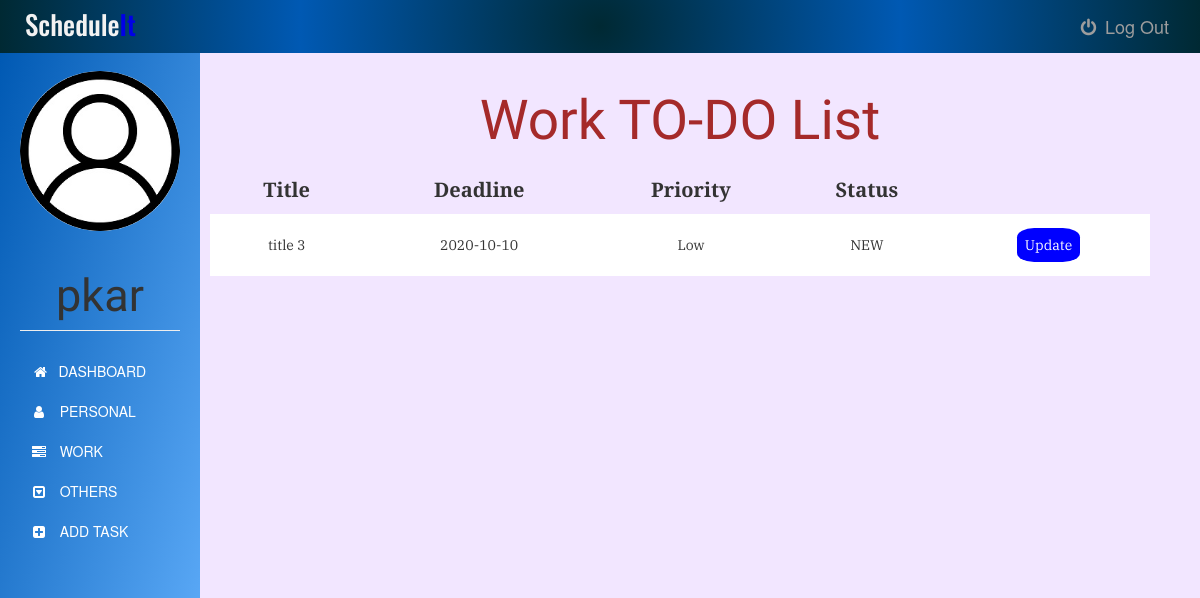
Before: /worktask (signed in) with the older database file.
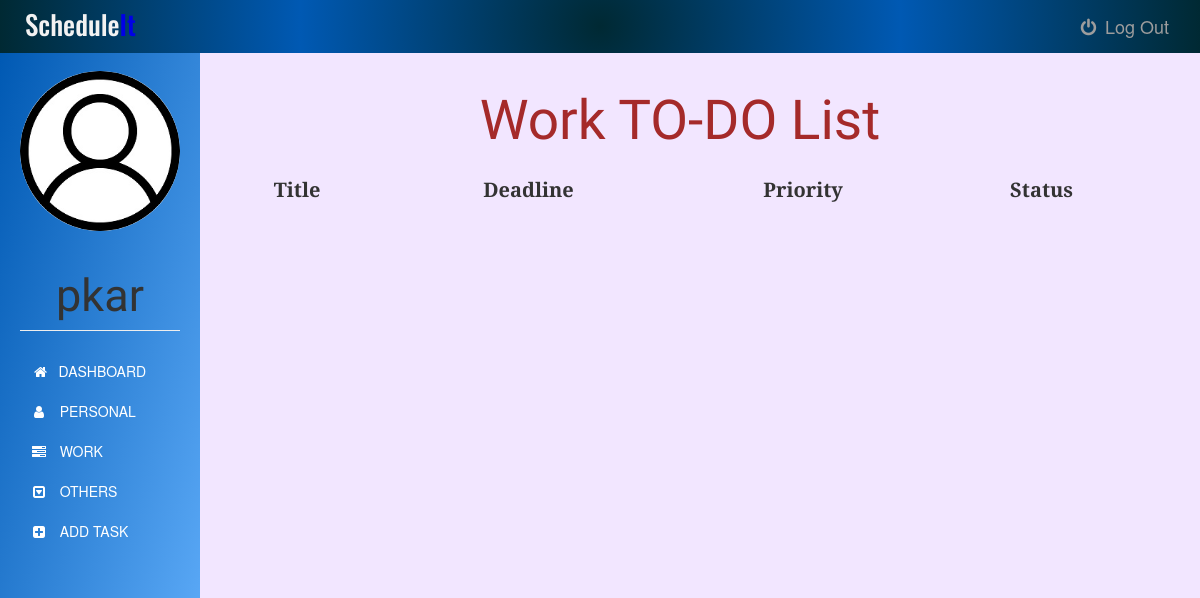
After: the same page with the newer database file.
### app.py (models this page shows)
class Task(db.Model):
    id = db.Column(db.Integer, primary_key=True)
    title = db.Column(db.Text, nullable=False)
    date = db.Column(db.Date, nullable=False)
    content = db.Column(db.Text, nullable=False)
    WorkType = db.Column(db.Text, nullable=False)
    priority = db.Column(db.Text)
    status = db.Column(db.Text, nullable=False, default='NEW')
    user_id = db.Column(db.Integer, db.ForeignKey('user.id'), nullable=False)

### app.py (the view)
@app.route('/worktask', methods=['GET', 'POST'])
@login_required
def worktask():
    tasks = Task.query.filter_by(user_id=current_user.id)
    return render_template('work.html', tasks=tasks ,name=current_user.username, tdate=date.today())

### app.py (called while the page is built)
@login_manager.user_loader
def load_user(user_id):
    return User.query.get(int(user_id))

### templates/work.html (shortened to what the changed rows need)
{% extends "bootstrap/base.html" %}
{% block styles %}
{{super()}}
<link rel="stylesheet" href="{{url_for('.static', filename='personal.css')}}">
<link rel="stylesheet" href="https://maxcdn.bootstrapcdn.com/font-awesome/4.7.0/css/font-awesome.min.css">
{% endblock %}
{% block content %}
    <div class="container-fluid">
      <div class="row">
        <nav class=" sidebar">
          <div class="image img-cir img-120">
            <center>
              <h1 class="page-header">{{ name }}</h1>
            </center>
          </div>
        </nav>
        <div class="col-sm-9 col-sm-offset-3 col-md-10 col-md-offset-2 main">
          	<center><h1>Work TO-DO List</h1></center>
            <div>
            	<table>
                <thead>
                  <tr>
                    <th>Title</th>
                    <th>Deadline</th>
                    <th>Priority</th>
                    <th>Status</th>
                  </tr>
                </thead>
            		<tbody>
              		{% for task in tasks %}
              			{% if task.WorkType == "Work"%}
              				<tr>
    		          			<td>{{task.title}}</td>
    		          			<td>{{task.date}}</td>
    		          			<td>{{task.priority}}</td>
                        {% if tdate > task.date and (task.status !="CANCELLED" or task.status !="COMPLETED") %}
                          <td class="status">NOT COMPLETED</td>
                        {% else %}
                          <td class="status">{{task.status}}</td>
                        {% endif %}
                        {% if (task.status == "NEW" or task.status == "IN PROGRESS" or task.status == "NOT STARTED") and tdate <= task.date %}
                          <td><a href="{{ url_for('update_task', task_id=task.id) }}">Update</a></td>
                        {% else %}
                          <td><a class="arcup" href="{{ url_for('update_task', task_id=task.id) }}">Update</a></td>
                        {% endif %}
    		          		</tr>
                      <tr class="spacer">
    		          	{% endif %}
    		        {% endfor %}
              </tbody>
            	</table>
            </div>
        </div>
      </div>
    </div>
{% endblock %}

Changed rows visible on the page:
removed Task: title "title 3", date "2020-10-10", priority "Low", status "NEW"
